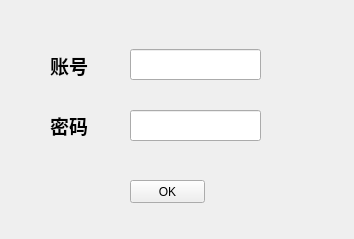
<?xml version="1.0" encoding="UTF-8"?>
<ui version="4.0">
 <class>addusers</class>
 <widget class="QWidget" name="addusers">
  <property name="geometry">
   <rect>
    <x>0</x>
    <y>0</y>
    <width>354</width>
    <height>239</height>
   </rect>
  </property>
  <property name="windowTitle">
   <string>添加</string>
  </property>
  <widget class="QLabel" name="label">
   <property name="geometry">
    <rect>
     <x>50</x>
     <y>50</y>
     <width>71</width>
     <height>31</height>
    </rect>
   </property>
   <property name="font">
    <font>
     <family>Agency FB</family>
     <pointsize>14</pointsize>
     <weight>75</weight>
     <bold>true</bold>
    </font>
   </property>
   <property name="text">
    <string>账号</string>
   </property>
  </widget>
  <widget class="QLabel" name="label_2">
   <property name="geometry">
    <rect>
     <x>50</x>
     <y>110</y>
     <width>71</width>
     <height>31</height>
    </rect>
   </property>
   <property name="font">
    <font>
     <family>Agency FB</family>
     <pointsize>14</pointsize>
     <weight>75</weight>
     <bold>true</bold>
    </font>
   </property>
   <property name="text">
    <string>密码</string>
   </property>
  </widget>
  <widget class="QLineEdit" name="userid">
   <property name="geometry">
    <rect>
     <x>130</x>
     <y>49</y>
     <width>131</width>
     <height>31</height>
    </rect>
   </property>
  </widget>
  <widget class="QLineEdit" name="userpassword">
   <property name="geometry">
    <rect>
     <x>130</x>
     <y>110</y>
     <width>131</width>
     <height>31</height>
    </rect>
   </property>
  </widget>
  <widget class="QPushButton" name="adOk">
   <property name="geometry">
    <rect>
     <x>130</x>
     <y>180</y>
     <width>75</width>
     <height>23</height>
    </rect>
   </property>
   <property name="text">
    <string>OK</string>
   </property>
  </widget>
 </widget>
 <resources/>
 <connections/>
</ui>
